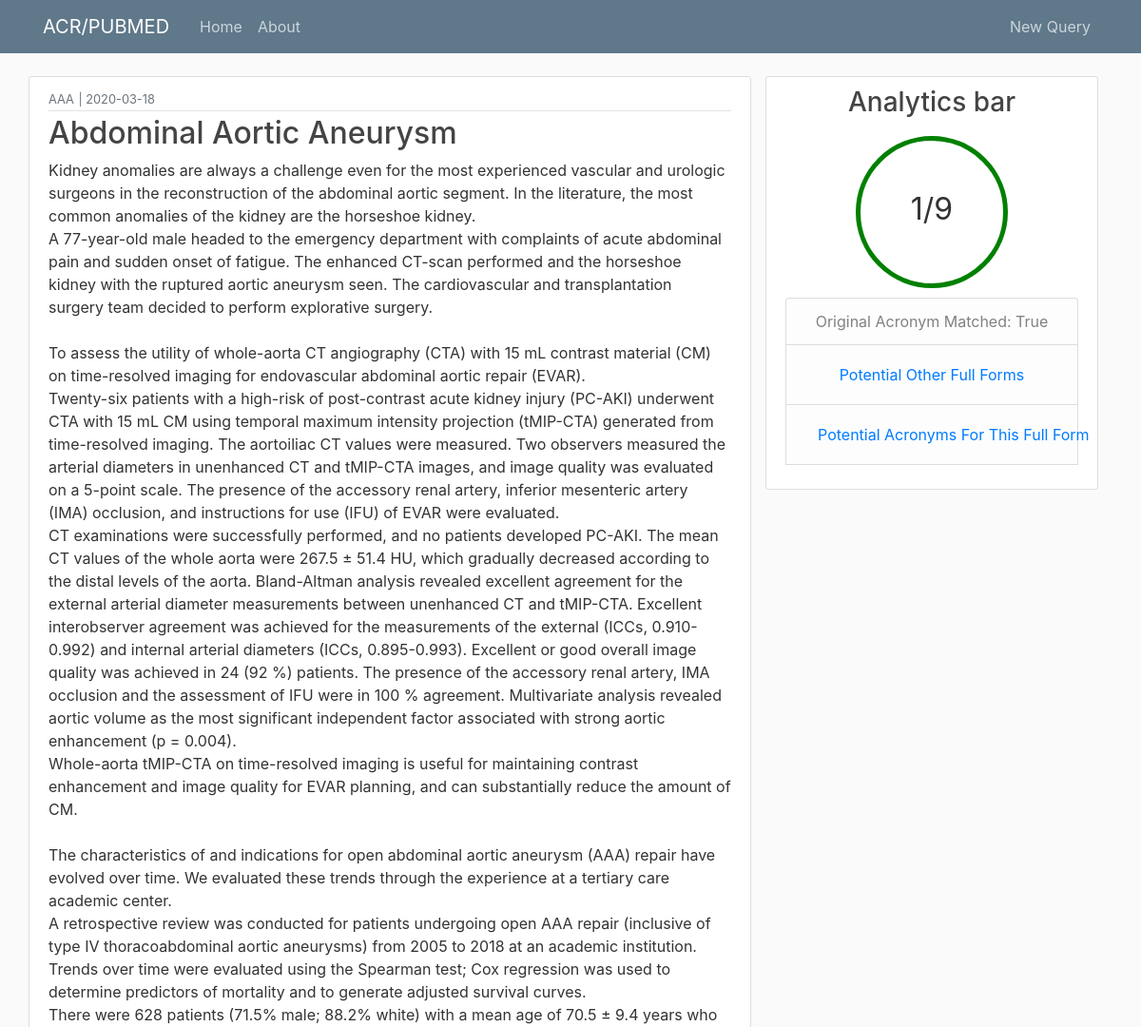
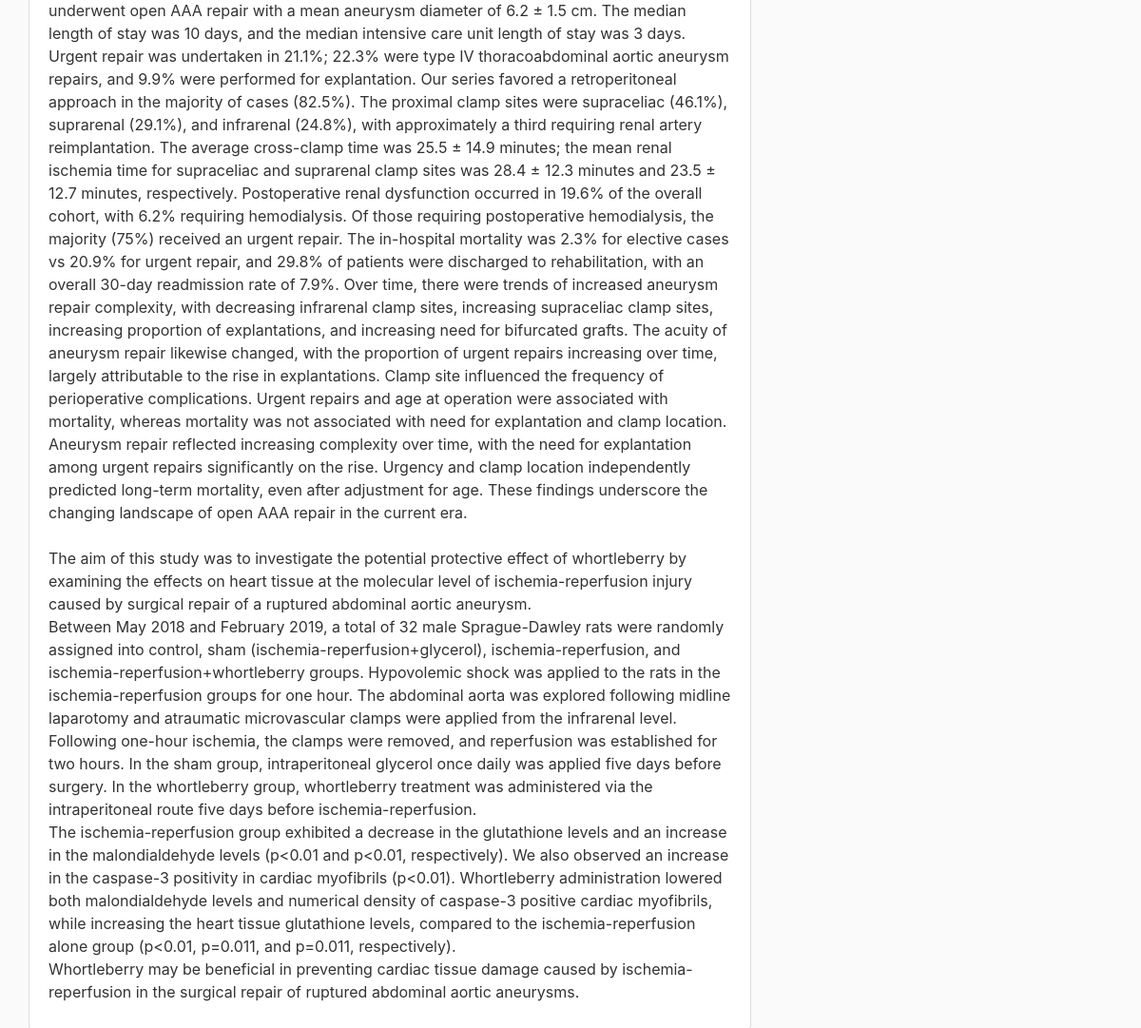
The page /queryt/1 on the database its author committed (2 pictures, top to bottom).
### flaskblog/models.py (models this page shows, shortened)
class QueryT(db.Model):
    id = db.Column(db.Integer, primary_key=True)
    term = db.Column(db.String(100), nullable=False)
    origterm = db.Column(db.String(100), nullable=False)
    date_posted = db.Column(db.DateTime, nullable=False, default=datetime.utcnow)
    content = db.Column(db.Text, nullable=False)
    percentmatch = db.Column(db.String(3), nullable=False)
    origtermpresent = db.Column(db.Boolean, nullable=False)
    acrmatches = db.Column(db.Text)
    lfmatches = db.Column(db.Text)

### flaskblog/queries/routes.py (the view)
@queries.route("/queryt/<int:queryt_id>")
def queryt(queryt_id):
    queryt = QueryT.query.get_or_404(queryt_id)
    lfmatches = None
    acrmatches = None
    if queryt.lfmatches:
        lfmatches = queryt.lfmatches.split(", ")
    if queryt.acrmatches:
        acrmatches = queryt.acrmatches.split(", ")
    return render_template('queryt.html', title=queryt.term, queryt=queryt, lfmatches=lfmatches, acrmatches=acrmatches)

### flaskblog/templates/queryt.html (shortened to what this page needs)
{% extends "layout.html" %}
{% block content %}
    <main role="main" class="container">
      <div class="row">
      <article class="media content-section col-md-8">
        <div class="media-body">
          <div class="article-metadata">
              <small class="text-muted">{{ queryt.origterm }}</small>
              <small class="text-muted"> | </small>
              <small class="text-muted">{{ queryt.date_posted.strftime('%Y-%m-%d') }}</small>
          </div>
          <h2 class="article-title">{{ queryt.term }}</h2>
          <p class="article-content">{{ queryt.content }}</p>
        </div>
      </article>
        <div class="col-md-4">
            <div class="content-section">
            <h3 class="text-center">Analytics bar</h3>
            <div class="row d-flex justify-content-center">
              {% if queryt.origtermpresent %}
                <div class="circleg "><p></p>{{  queryt.percentmatch }}</div>
              {% else %}
                <div class="circle"><p></p>{{  queryt.percentmatch }}</div>
              {% endif %}
            </div>
              <ul class="list-group text-center">
                  <li class="list-group-item list-group-item-light">Original Acronym Matched:
                    {% if queryt.origtermpresent %}
                        {{ queryt.origtermpresent }}
                    {% else %}
                        {{ queryt.origtermpresent }}
                    {% endif %}
                  </li>
                  <li class="list-group-item list-group-item-light">
                      <button class = "btn btn-link collapsed text-left" type = "button" data-toggle="collapse" data-target="#collapseOne" aria-expanded="true" aria-controls="collapseOne">
                          Potential Other Full Forms
                      </button>
                  </li>
                  <li class="list-group-item list-group-item-light">
                      <button class = "btn btn-link collapsed text-left" type = "button" data-toggle="collapse" data-target="#collapseTwo" aria-expanded="true" aria-controls="collapseTwo">
                          Potential Acronyms For This Full Form
                      </button>
                  </li>
              </ul>
          </div>
        </div>
      </div>
    </main>
{% endblock content %}

### flaskblog/templates/layout.html (shortened to what this page needs)
<!DOCTYPE html>
<html>
<head>
    <link rel="stylesheet" href="https://maxcdn.bootstrapcdn.com/bootstrap/4.0.0/css/bootstrap.min.css">
    <link rel="stylesheet" type="text/css" href="{{ url_for('static', filename='main.css') }}">
</head>
<body>
    <header class="site-header">
      <nav class="navbar navbar-expand-md navbar-dark bg-steel fixed-top">
        <div class="container">
          <a class="navbar-brand mr-4" href="/">ACR/PUBMED</a>
          <div class="collapse navbar-collapse" id="navbarToggle">
            <div class="navbar-nav mr-auto">
              <a class="nav-item nav-link" href="{{ url_for('main.home') }}">Home</a>
              <a class="nav-item nav-link" href="{{ url_for('main.about') }}">About</a>
            </div>
            <div class="navbar-nav">
                <a class="nav-item nav-link" href="{{ url_for('queries.new_queryt') }}">New Query</a>
            </div>
          </div>
        </div>
      </nav>
    </header>
{% block content %}
{% endblock %}
</body>
</html>

### flaskblog/static/main.css (style rules this page uses)
body { background: #fafafa; color: #333333; margin-top: 5rem; }
h1, h2, h3, h4, h5, h6 { color: #444444; }
.bg-steel { background-color: #5f788a; }
.site-header .navbar-nav .nav-link { color: #cbd5db; }
.content-section { vertical-align: central; background: #ffffff; padding: 10px 20px; border: 1px solid #dddddd; border-radius: 3px; margin-bottom: 20px; }
.circleg { width: 5em; height: 5em; line-height: 3.5em; border-radius: 50%; text-align: center; font-size: 32px; border: 5px solid green; margin: 10px; }
.article-title { color: #444444; }
.article-content { white-space: pre-line; }
.article-metadata { padding-bottom: 1px; margin-bottom: 4px; border-bottom: 1px solid #e3e3e3; }

### rows shown on the page
QueryT: origterm "AAA", date_posted "2020-03-18", term "Abdominal Aortic Aneurysm", content "Kidney anomalies are always a challenge even for the most experienced vascular and urologic surgeons in the reconstruction of the abdominal aortic segment. In the literature, the most common anomalies of the kidney are the horseshoe kidney. A 77-year-old male headed to the emergency department with complaints of acute abdominal pain and sudden onset of fatigue. The enhanced CT-scan performed and the horseshoe kidney with the ruptured aortic aneurysm seen. The cardiovascular and transplantation surgery team decided to perform explorative surgery. To assess the utility of whole-aorta CT angiography (CTA) with 15 mL contrast material (CM) on time-resolved imaging for endovascular abdominal…", percentmatch "1/9", origtermpresent "True"
